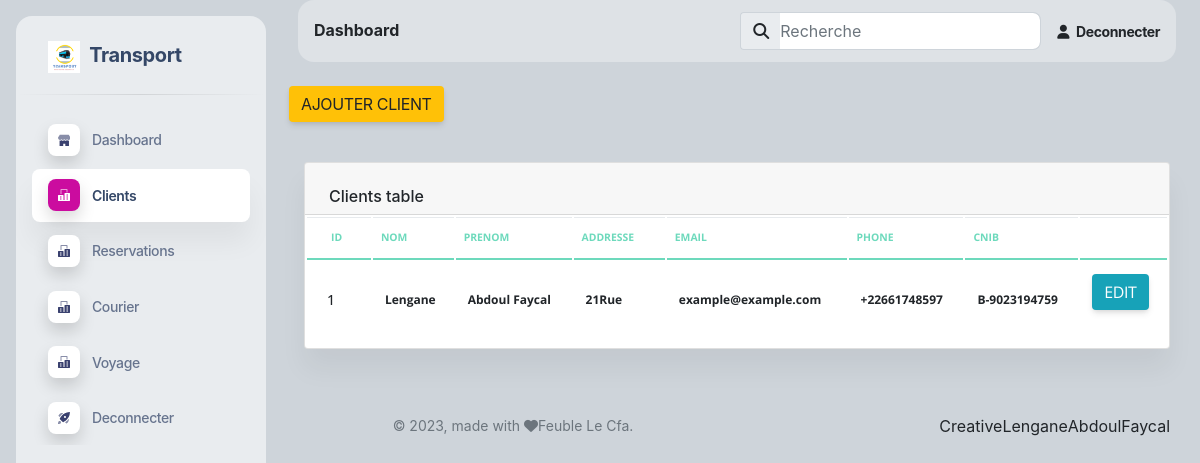
Screenshot of /client/ (signed in) with the database file from the repository.
### transport/models.py (models this page shows, shortened)
class Client (models.Model):
    nom = models.CharField( max_length=50)
    prenom = models.CharField(max_length=100)
    addresse = models.CharField(max_length=100)
    nomUtisateur = models.CharField(max_length=50, default='user', unique=True)
    email = models.EmailField(max_length=254, default='example@example.com')
    telephone = PhoneNumberField(default='+22661748597')
    cnib = models.IntegerField()
    motDePass = models.CharField(max_length=50, default='1234')

### transport/views.py (the view)
# urls.py: path('client/',views.client, name="client"),
@login_required
def client(request, id=0):
    if 'editClient' in request.path and id != 0 :
        model = get_object_or_404(Client, pk=id)
        if request.method == 'POST':
            form = ClientForm(request.POST, instance=model)
            if form.is_valid():
                form.save()
                return redirect('client')
            else:
                form = ClientForm(instance=model)
                return render(request, 'admin_t/client.html', {"form": form})
        form = ClientForm(instance=model)
        return render(request, 'admin_t/client.html', {"form": form, 'id':id})
    elif 'deleteClient' in request.path and id != 0:
        ob = get_object_or_404(Client, id=id)
        ob.delete()
        return redirect('client')
    else:
        if request.method == "POST" and 'addClient' in request.path:
            form = ClientForm(request.POST)
            visit = Client.objects.all()
            page = Paginator(visit, 5)
            pge = request.GET.get('page')
            client = page.get_page(pge)
            if form.is_valid():
                form.save()
                messages.success(request, "Client added !")
                return redirect('client')
            else:
                return render(request, 'admin_t/client.html', {"form": form, "models":client})
        else:
            form = ClientForm()
            visit = Client.objects.all()
            page = Paginator(visit, 5)
            pge = request.GET.get('page')
            client = page.get_page(pge)
            return render(request, 'admin_t/client.html', {"form": form, "models":client})

### transport/forms.py
class ClientForm(ModelForm):
    class Meta:
        model = Client
        fields = '__all__'

### transport/templates/admin_t/client.html (shortened to what this page needs)
{% extends 'base.html' %}
{% block content %}
{% if '/client/' in request.path %}
    <a href ="{% url 'addClient' %}" class="btn btn-warning"> Ajouter Client </a>
      {% if models %}
            <div class="container-fluid py-4">
                <div class="row">
                <div class="col-12">
                    <div class="card mb-4">
                    <div class="card-header pb-0">
                        <h6>Clients table</h6>
                    </div>
                    <div class="card-body px-0 pt-0 pb-2">
                        <div class="table-responsive p-0">
                        <table class="table align-items-center mb-0">
                            <thead>
                            <tr>
                                <th class="text-uppercase text-secondary text-xxs font-weight-bolder opacity-7">ID</th>
                                <th class="text-uppercase text-secondary text-xxs font-weight-bolder opacity-7 ps-2">Nom</th>
                                <th class="text-uppercase text-secondary text-xxs font-weight-bolder opacity-7 ps-2">Prenom</th>
                                <th class="text-uppercase text-secondary text-xxs font-weight-bolder opacity-7 ps-2">Addresse</th>
                                <th class="text-uppercase text-secondary text-xxs font-weight-bolder opacity-7 ps-2">Email</th>
                                <th class="text-uppercase text-secondary text-xxs font-weight-bolder opacity-7 ps-2">Phone</th>
                                <th class="text-uppercase text-secondary text-xxs font-weight-bolder opacity-7 ps-2">CNIB</th>
                                <th class="text-secondary opacity-7"></th>
                            </tr>
                            </thead>
                            <tbody>
                                {% for model in models %}
                            <tr>
                                <td>
                                <div class="d-flex px-2 py-1">
                                    <div class="d-flex flex-column justify-content-center">
                                    <h6 class="mb-0 text-sm">{{model.id}}</h6>
                                    </div>
                                </div>
                                </td>
                                <td>
                                <p class="text-xs font-weight-bold mb-0">{{model.nom}}</p>
                                </td>
                                <td>
                                    <p class="text-xs font-weight-bold mb-0">{{model.prenom}}</p>
                                </td>
                                <td>
                                    <p class="text-xs font-weight-bold mb-0">{{model.addresse}}</p>
                                </td>
                                    <td>
                                    <p class="text-xs font-weight-bold mb-0">{{model.email}}</p>
                                    </td>
                                <td>
                                    <p class="text-xs font-weight-bold mb-0">{{model.telephone}}</p>
                                </td>
                                <td>
                                    <p class="text-xs font-weight-bold mb-0">B-{{model.cnib}}</p>
                                </td>
                                <td class="align-middle">
                                <a href="{% url 'editClient' model.id %}" class="btn btn-info" data-toggle="tooltip" data-original-title="Edit user">
                                    Edit
                                </a>
                                </td>
                            </tr>
                            {% endfor %}
                        </table>
                        </div>
                        {% else %}
              <div class="col-md-12">
                <p>Pas Clients Enregistres</p>
              </div>
            {% endif %}
                    </div>
                    </div>
                </div>
                </div>
                <div class="row">
                    <div class="col-md-12">
                    </div>
                  </div>
            </div>
    {% endif %}
{% endblock content %}

### rows the page displays
Client: id "1", nom "Lengane", prenom "Abdoul Faycal", addresse "21Rue", email "example@example.com", telephone "+22661748597", cnib "9023194759"
